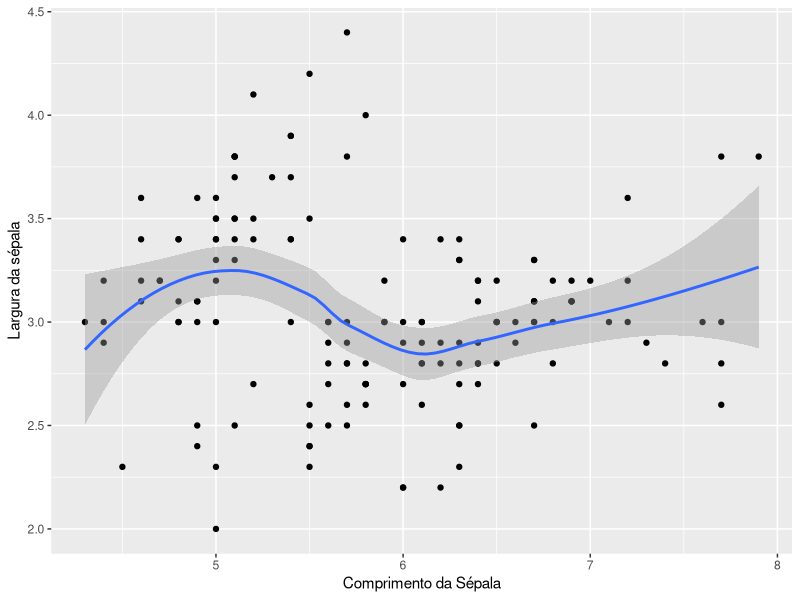

The R script that drew this image:
## ---- chunk 1
knitr::opts_chunk$set(echo = TRUE, message = FALSE, warning = F)
## ---- chunk 2
library(tidyverse)
## ---- chunk 3
library(tidyverse)
iris |> 
  ggplot(aes(x = Sepal.Length, y = Sepal.Width)) +
  geom_point() +
  labs( x= "Comprimento da Sépala", y = "Largura da sépala") +
  geom_smooth()
